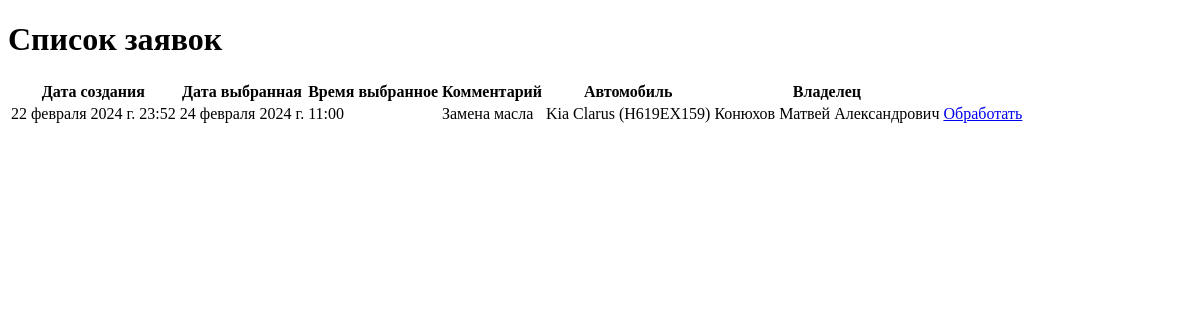
The app's page /profile/all-appeals/ (signed in), older data.
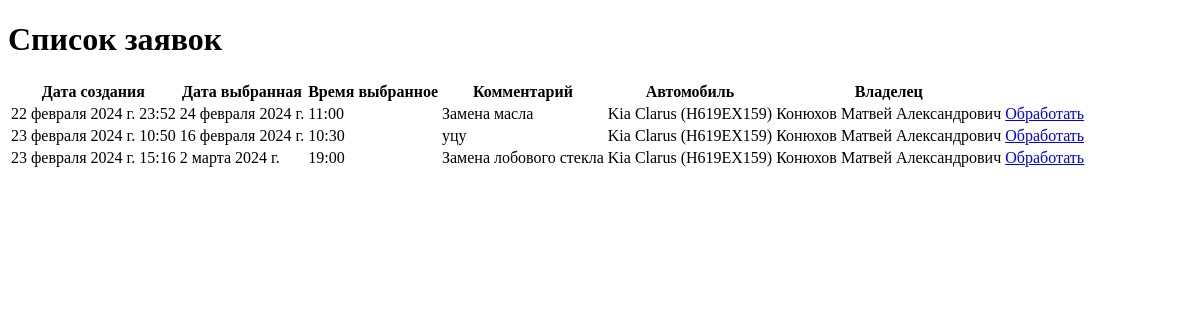
The same page, newer data.
### OrdersApp/models.py (models this page shows, shortened)
class Appeal(models.Model):
    created_at = models.DateTimeField("Дата создания заявки", auto_now_add=True)
    chosen_date = models.DateField("Дата выбранная пользователем")
    chosen_time = models.TimeField("Время выбранное пользователем")
    comment = models.TextField("Комментарий клиента", blank=True)
    car = models.ForeignKey(Car, on_delete=models.CASCADE, verbose_name="Идентификатор авто")
    manager = models.ForeignKey(Manager, on_delete=models.CASCADE, verbose_name="Идентификатор менеджера",
                                blank=True, null=True)
    is_processed = models.BooleanField(default=False)
    class Meta:
        verbose_name = "Заявка"
        verbose_name_plural = "Заявки"

### CarApp/models.py (models this page shows)
class Car(models.Model):
    client = models.ForeignKey(CustomUser, on_delete=models.CASCADE)
    sts = models.CharField("СТС", max_length=100)
    brand = models.CharField("Марка", max_length=100)
    model = models.CharField("Модель", max_length=100)
    body_type = models.CharField("Тип кузова", max_length=100)
    license_plate = models.CharField("Государственный номер", max_length=20)
    color = models.CharField("Цвет", max_length=50)
    vin_number = models.CharField("VIN номер", max_length=100)
    year_of_manufacture = models.PositiveSmallIntegerField("Год выпуска")
    def __str__(self):
        return f"{self.brand} {self.model} ({self.license_plate})"

### AuthenticationApp/models.py (models this page shows)
class CustomUser(AbstractUser):
    username = models.EmailField("Электронная почта", max_length=100, unique=True)
    bio = models.CharField("ФИО", max_length=100)
    phone_number = models.CharField("Номер телефона", max_length=18, unique=True)
    is_client = models.BooleanField(default=False)
    is_manager = models.BooleanField(default=False)
    is_mechanic = models.BooleanField(default=False)
    REQUIRED_FIELDS = ["bio", "phone_number"]
    def __str__(self):
        return self.bio
    class Meta:
        verbose_name = 'Администратор'
        verbose_name_plural = 'Администраторы'

### OrdersApp/views.py (the view)
# urls.py: path('all-appeals/', views.all_appeals_view, name='all_appeals'),
@login_required
def all_appeals_view(request):
    appeals = Appeal.objects.all()
    return render(request, 'all_appeals.html', {'appeals': appeals})

### OrdersApp/templates/all_appeals.html (shortened to what this page needs)
<!DOCTYPE html>
<html lang="en">
<head>
</head>
<body>
<h1>Список заявок</h1>
<table>
    <thead>
    <tr>
        <th>Дата создания</th>
        <th>Дата выбранная</th>
        <th>Время выбранное</th>
        <th>Комментарий</th>
        <th>Автомобиль</th>
        <th>Владелец</th>
    </tr>
    </thead>
    <tbody>
    {% for appeal in appeals %}
         {% if not appeal.is_processed %}
            <tr>
                <td>{{ appeal.created_at }}</td>
                <td>{{ appeal.chosen_date }}</td>
                <td>{{ appeal.chosen_time }}</td>
                <td>{{ appeal.comment }}</td>
                <td>{{ appeal.car }}</td>
                <td>{{ appeal.car.client }}</td>
                <td><a href="{% url 'appeal_details' appeal.id %}">Обработать</a></td>
            </tr>
        {% endif %}
    {% endfor %}
    </tbody>
</table>
</body>
</html>

Row changes from the older to the newer data that the page shows:
added Appeal: created_at "23 февраля 2024 г. 10:50", chosen_date "16 февраля 2024 г.", chosen_time "10:30", comment "уцу", car "Kia Clarus (Н619ЕХ159)", car.client "Конюхов Матвей Александрович"
added Appeal: created_at "23 февраля 2024 г. 15:16", chosen_date "2 марта 2024 г.", chosen_time "19:00", comment "Замена лобового стекла", car "Kia Clarus (Н619ЕХ159)", car.client "Конюхов Матвей Александрович"
